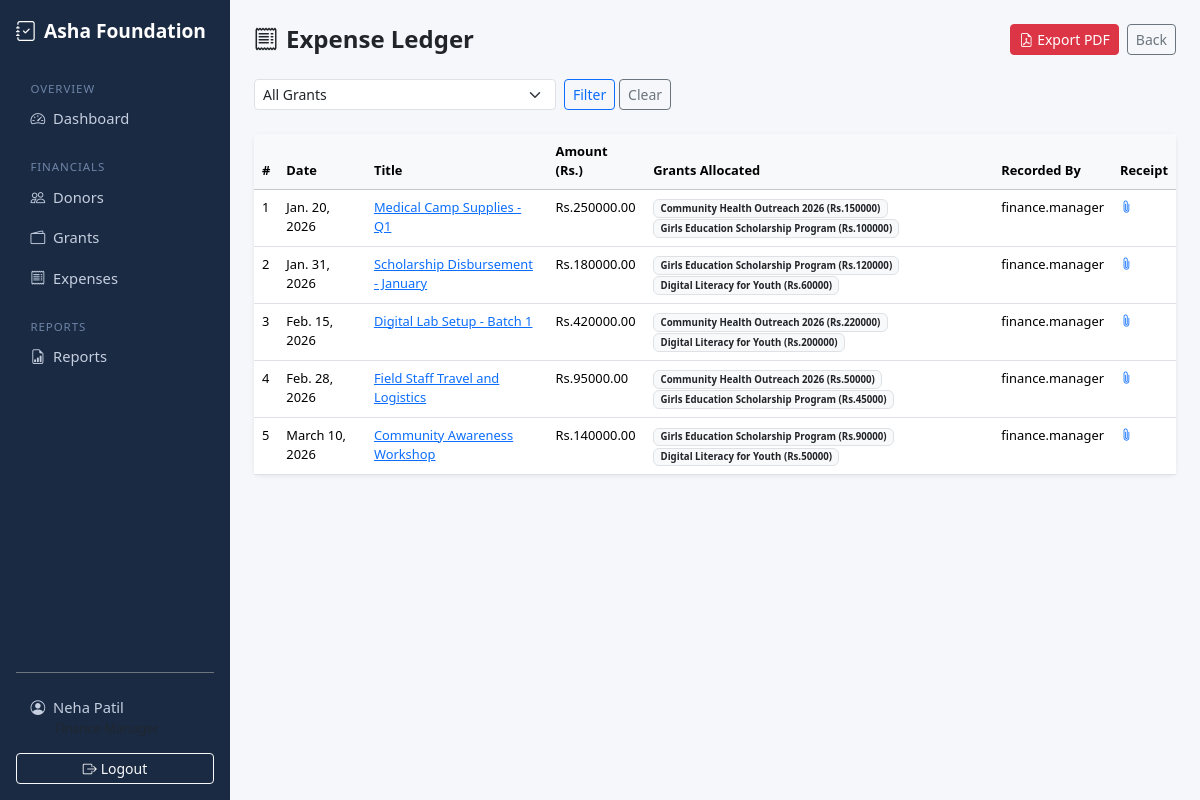
The page /reports/expense-ledger/ (signed in) on the database as committed earlier.
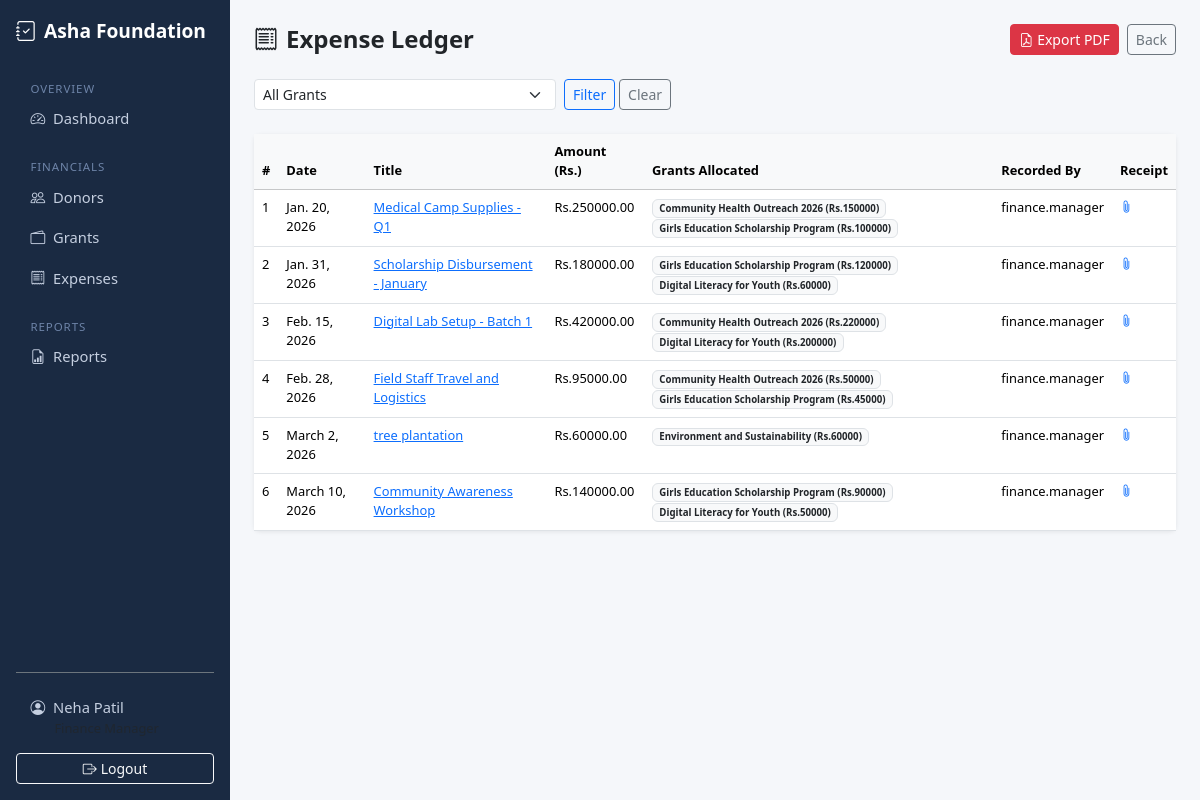
The same page on the database as committed later.
### apps/accounts/models.py (models this page shows, shortened)
class User(AbstractUser):
    ROLE_ADMIN = "admin"
    ROLE_FINANCE = "finance"
    ROLE_AUDITOR = "auditor"
    ROLE_CHOICES = [
        (ROLE_ADMIN, "Admin"),
        (ROLE_FINANCE, "Finance Manager"),
        (ROLE_AUDITOR, "Auditor"),
    ]
    role = models.CharField(
        max_length=20,
        choices=ROLE_CHOICES,
        default=ROLE_AUDITOR,
    )
    phone = models.CharField(max_length=20, blank=True)
    @property
    def is_admin_role(self):
        return self.role == self.ROLE_ADMIN
    @property
    def is_finance(self):
        return self.role == self.ROLE_FINANCE
    @property
    def is_auditor(self):
        return self.role == self.ROLE_AUDITOR

### apps/expenses/models.py (models this page shows, shortened)
class Expense(models.Model):
    title = models.CharField(max_length=300)
    total_amount = models.DecimalField(max_digits=14, decimal_places=2)
    expense_date = models.DateField()
    description = models.TextField(blank=True)
    receipt = models.FileField(upload_to="expenses/receipts/")  # required – enforced at form level
    created_by = models.ForeignKey(User, on_delete=models.PROTECT, related_name="expenses")
    is_active = models.BooleanField(default=True)  # soft delete
    created_at = models.DateTimeField(auto_now_add=True)
    updated_at = models.DateTimeField(auto_now=True)
    class Meta:
        ordering = ["-expense_date", "-created_at"]

class ExpenseAllocation(models.Model):
    expense = models.ForeignKey(Expense, on_delete=models.CASCADE, related_name="allocations")
    grant = models.ForeignKey(Grant, on_delete=models.PROTECT, related_name="allocations")
    allocated_amount = models.DecimalField(max_digits=14, decimal_places=2)
    class Meta:
        unique_together = [("expense", "grant")]

### apps/grants/models.py (models this page shows, shortened)
class Grant(models.Model):
    STATUS_PENDING = "pending"
    STATUS_ACTIVE = "active"
    STATUS_CLOSED = "closed"
    STATUS_CHOICES = [
        (STATUS_PENDING, "Pending"),
        (STATUS_ACTIVE, "Active"),
        (STATUS_CLOSED, "Closed"),
    ]
    donor = models.ForeignKey(Donor, on_delete=models.PROTECT, related_name="grants")
    name = models.CharField(max_length=250)
    total_amount = models.DecimalField(max_digits=14, decimal_places=2)
    start_date = models.DateField()
    end_date = models.DateField()
    purpose = models.TextField()
    status = models.CharField(max_length=10, choices=STATUS_CHOICES, default=STATUS_PENDING)
    agreement_file = models.FileField(upload_to="grants/agreements/", blank=True, null=True)
    is_active = models.BooleanField(default=True)  # soft delete
    created_at = models.DateTimeField(auto_now_add=True)
    updated_at = models.DateTimeField(auto_now=True)
    class Meta:
        ordering = ["-created_at"]

### apps/reports/views.py (the view)
# urls.py: path("expense-ledger/", views.expense_ledger_report, name="expense_ledger"),
@login_required
@report_required
def expense_ledger_report(request):
    expenses = Expense.objects.filter(is_active=True).select_related("created_by").prefetch_related(
        "allocations__grant__donor"
    ).order_by("expense_date")
    grant_filter = request.GET.get("grant", "")
    if grant_filter:
        expenses = expenses.filter(allocations__grant_id=grant_filter).distinct()
    grants = Grant.objects.filter(is_active=True)
    return render(request, "reports/expense_ledger_report.html", {
        "expenses": expenses,
        "grants": grants,
        "grant_filter": grant_filter,
    })

### apps/reports/templates/reports/expense_ledger_report.html (shortened to what this page needs)
{% extends "base.html" %}
{% block content %}
<div class="d-flex justify-content-between align-items-center mb-4">
  <h4 class="fw-bold mb-0"><i class="bi bi-receipt me-2"></i>Expense Ledger</h4>
  <div class="d-flex gap-2">
    <a href="{% url 'reports:expense_ledger_pdf' %}{% if grant_filter %}?grant={{ grant_filter }}{% endif %}"
       class="btn btn-sm btn-danger" target="_blank">
      <i class="bi bi-file-earmark-pdf me-1"></i>Export PDF
    </a>
    <a href="{% url 'reports:report_index' %}" class="btn btn-outline-secondary btn-sm">Back</a>
  </div>
</div>
<form method="get" class="row g-2 mb-4">
  <div class="col-md-4">
    <select name="grant" class="form-select form-select-sm">
      <option value="">All Grants</option>
    </select>
  </div>
  <div class="col-auto">
    <button type="submit" class="btn btn-sm btn-outline-primary">Filter</button>
    <a href="{% url 'reports:expense_ledger' %}" class="btn btn-sm btn-outline-secondary">Clear</a>
  </div>
</form>
<div class="card">
  <div class="table-responsive">
    <table class="table mb-0 small">
      <thead class="table-light">
        <tr><th>#</th><th>Date</th><th>Title</th><th>Amount (Rs.)</th><th>Grants Allocated</th><th>Recorded By</th><th>Receipt</th></tr>
      </thead>
      <tbody>
        {% for expense in expenses %}
        <tr>
          <td>{{ forloop.counter }}</td>
          <td>{{ expense.expense_date }}</td>
          <td><a href="{% url 'expenses:expense_detail' expense.pk %}">{{ expense.title|truncatechars:40 }}</a></td>
          <td>Rs.{{ expense.total_amount|floatformat:2 }}</td>
          <td>
            {% for alloc in expense.allocations.all %}
              <span class="badge bg-light text-dark border me-1" style="white-space:normal;">{{ alloc.grant.name }} (Rs.{{ alloc.allocated_amount|floatformat:0 }})</span>
            {% endfor %}
          </td>
          <td>{{ expense.created_by.username }}</td>
          <td>
            {% if expense.receipt %}
              <a href="{{ expense.receipt.url }}" target="_blank"><i class="bi bi-paperclip"></i></a>
            {% else %}<span class="text-danger">Missing</span>{% endif %}
          </td>
        </tr>
        {% empty %}
        <tr><td colspan="7" class="text-muted text-center py-4">No expenses found.</td></tr>
        {% endfor %}
      </tbody>
    </table>
  </div>
</div>
{% endblock %}

### templates/base.html (shortened to what this page needs)
<!DOCTYPE html>
<html lang="en">
<head>
  <link href="https://cdn.jsdelivr.net/npm/bootstrap@5.3.3/dist/css/bootstrap.min.css" rel="stylesheet">
  <link href="https://cdn.jsdelivr.net/npm/bootstrap-icons@1.11.3/font/bootstrap-icons.min.css" rel="stylesheet">
</head>
<body>
{% if user.is_authenticated %}
<div class="d-flex">
  <nav class="sidebar d-flex flex-column p-3" style="width:230px;flex-shrink:0;">
    <a class="sidebar-brand text-decoration-none mb-4 d-flex align-items-center gap-2" href="{% url 'accounts:dashboard' %}">
      <i class="bi bi-journal-check fs-5"></i> Asha Foundation
    </a>
    <div class="nav-section">Overview</div>
    <a class="nav-link mb-1 {% if request.resolver_match.url_name == 'dashboard' %}active{% endif %}" href="{% url 'accounts:dashboard' %}">
      <i class="bi bi-speedometer2 me-2"></i>Dashboard
    </a>
    {% if user.is_admin_role or user.is_finance or user.is_auditor %}
    <div class="nav-section mt-2">Financials</div>
    <a class="nav-link mb-1" href="{% url 'donors:donor_list' %}">
      <i class="bi bi-people me-2"></i>Donors
    </a>
    <a class="nav-link mb-1" href="{% url 'grants:grant_list' %}">
      <i class="bi bi-wallet2 me-2"></i>Grants
    </a>
    <a class="nav-link mb-1" href="{% url 'expenses:expense_list' %}">
      <i class="bi bi-receipt me-2"></i>Expenses
    </a>
    {% if user.is_finance or user.is_auditor %}
    <div class="nav-section mt-2">Reports</div>
    <a class="nav-link mb-1" href="{% url 'reports:report_index' %}">
      <i class="bi bi-file-earmark-bar-graph me-2"></i>Reports
    </a>
    {% endif %}
    {% endif %}
    <div class="mt-auto pt-3 border-top border-secondary">
      <a class="nav-link mb-1" href="{% url 'accounts:profile' %}">
        <i class="bi bi-person-circle me-2"></i>{{ user.get_full_name|default:user.username }}
        <small class="d-block text-muted ms-4">{{ user.get_role_display }}</small>
      </a>
      <form method="post" action="{% url 'accounts:logout' %}" class="m-0">
        <button type="submit" class="btn btn-sm btn-outline-light w-100 mt-1">
          <i class="bi bi-box-arrow-right me-1"></i>Logout
        </button>
      </form>
    </div>
  </nav>
  <main class="flex-grow-1 p-4">
    {% block content %}{% endblock %}
  </main>
</div>
{% else %}
  {% block auth_content %}{% endblock %}
{% endif %}
</body>
</html>

### templates/base.html (style rules this page uses)
body { font-size: 0.92rem; }
.sidebar { min-height: 100vh; background: #1a2a42; }
.sidebar .nav-link { color: #c5cfe0; border-radius: 6px; padding: .45rem .9rem; }
.sidebar .nav-section { color: #6e84a8; font-size: .72rem; letter-spacing: .08em; text-transform: uppercase; padding: .6rem .9rem .2rem; }
.sidebar-brand { color: #fff; font-weight: 700; font-size: 1.2rem; }
main { background: #f5f7fa; min-height: 100vh; }
.card { border: none; box-shadow: 0 1px 4px rgba(0,0,0,.08); }

Rows that differ between the two databases and show on the page:
added Expense: expense_date "March 2, 2026", title "tree plantation", total_amount "60000.00", created_by.username "finance.manager"
added ExpenseAllocation: grant.name "Environment and Sustainability", allocated_amount "60000", shown under "March 2, 2026"
